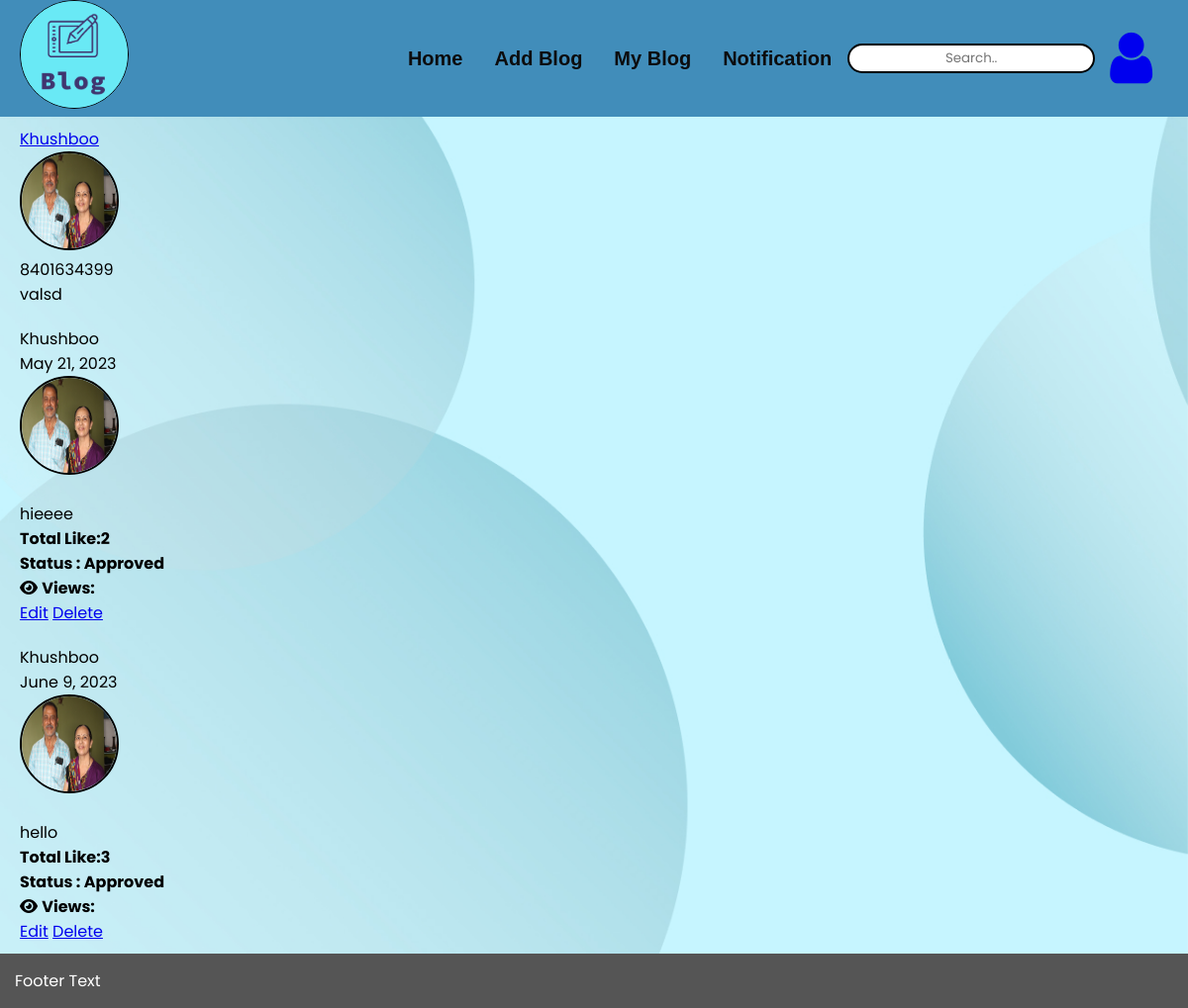
Before: /userApp/user_blog/ (signed in) with the older database file.
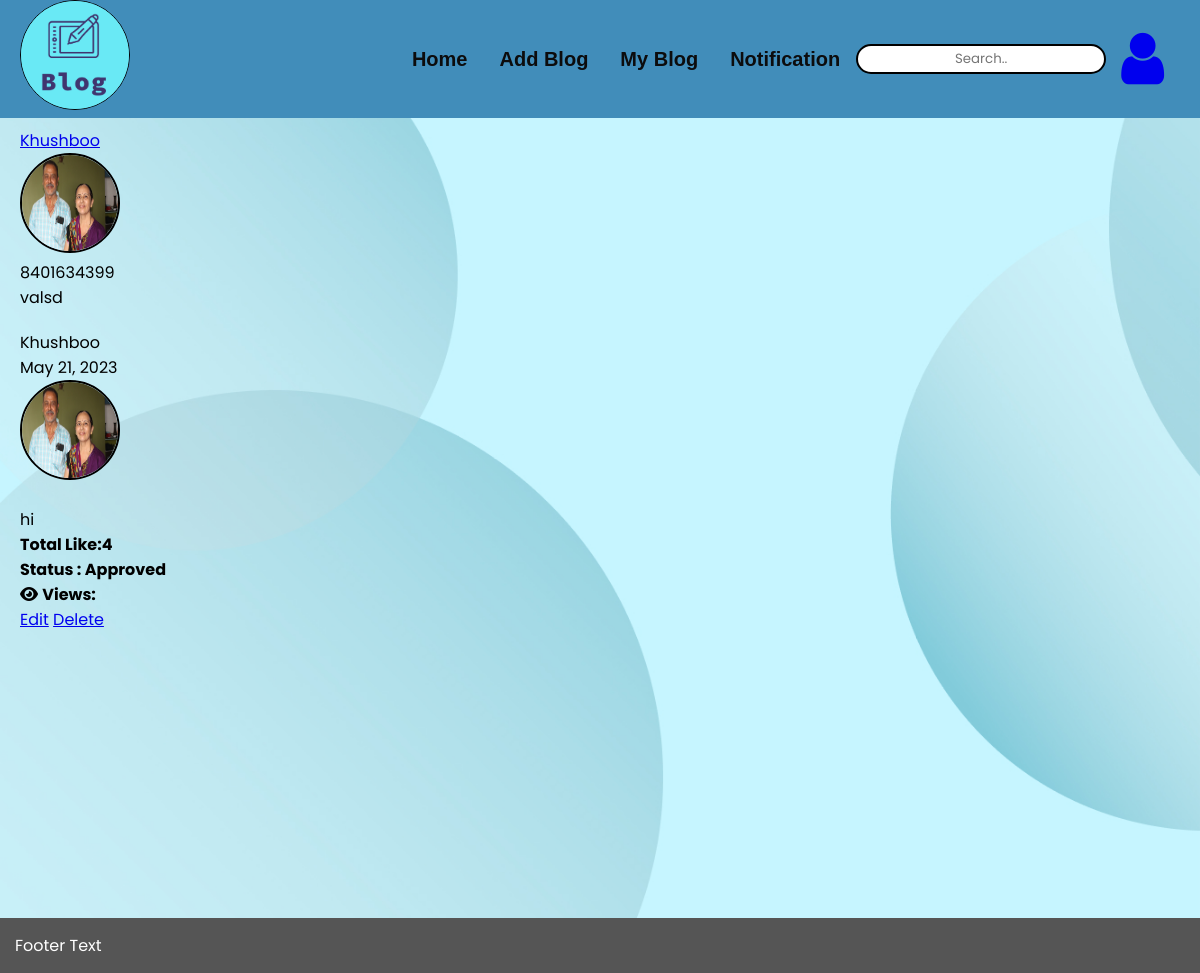
After: the same page with the newer database file.
### accountApp/models.py (models this page shows, shortened)
class Profile(models.Model):
    user = models.OneToOneField(User,on_delete = models.CASCADE)
    mobileno = models.CharField(max_length= 11)
    avatar = models.ImageField(upload_to = 'avatars/')
    location = models.CharField(max_length = 200)
    birth_date = models.DateField(null= True)
    bio = models.TextField(max_length = 500, blank=True)

### blogmanageApp/models.py (models this page shows, shortened)
@python_2_unicode_compatible
class Post(models.Model):
    title = models.CharField(max_length= 200)
    title_tag = models.CharField(max_length= 200)
    author = models.ForeignKey(User, on_delete = models.CASCADE)
    tag = models.ManyToManyField(Tag)
    body = RichTextField(blank = True, null = True)
    post_date = models.DateField(auto_now_add= True)
    Category = models.ForeignKey(Category, on_delete = models.CASCADE)
    like = models.ManyToManyField(User,related_name= 'likes')
    status = models.BooleanField( default = False , null = True)
    hit_count_generic = GenericRelation(HitCount, object_id_field='object_pk',related_query_name='hit_count_generic_relation')

### userApp/views.py (the view)
# urls.py: path('user_blog/',views.userblog_view, name = 'user_blog'),
@login_required(login_url= 'login')
def userblog_view(request):
    id = request.session['id']
    post = Post.objects.filter(author = id)
    return render(request,'userApp/user_blog.html',{'post': post})

### userApp/templates/userApp/user_blog.html (shortened to what this page needs)
{% extends 'userApp/base.html' %}
{% load hitcount_tags %}
{% block content %}
<div class="container text-center">
  <div class="row">
    <div class="col-sm-3 well">
      <div class="">
        <p><a href="{% url 'update' %}">{{ user.first_name }}</a></p>
        <img src="../media/{{ user.profile.avatar }} " class="img-circle" height="65" width="65" alt="{{ user.first_name }}">
      </div>
      <p>{{ user.profile.mobileno }}</p>
      <p>{{ user.profile.location }}</a></p>
    </div>
    <div class="col-sm-7">
      {% for post in post  %}
      <div class="row" id ="blogdetail{{post.id}}">
        <div class="col-sm-3">
          <div class="well">
           <p>{{ post.author.first_name }} </p>
           <p>{{ post.post_date}}</p>
           <img src="../media/{{ post.author.profile.avatar }}" class="img-circle" height="55" width="55" alt="Avatar">
          </div>
        </div>
        <div class="col-sm-9">
          <div class="well text-left">
            <p>{{ post.title}}</p>
          <span><b>Total Like:{{ post.like.count   }}</b></span></p>
          {% if post.status == False %}
          <span><b>Status : Pending....</b></span>
          {% else %}
          <span><b>Status : Approved</b></span>
          {% endif %}
          <p>    <i class="fas fa-eye"></i>
            <b>Views: {% get_hit_count for post %} </b></p>
        <a class="btn btn-success" href="{% url 'update_blog' post.id  %}" >Edit</a>
        <a href="#" class="delete btn btn-success" id=deletebtn{{post.id}} data={{post.id}}> Delete</a>
          </div>
        </div>
      </div>
    {% endfor %}
    </div>
  </div>
</div>
{% endblock %}

### userApp/templates/userApp/base.html (shortened to what this page needs)
<!DOCTYPE html>
{% load i18n %}
<html lang="en">
<head>
  {% load static %}
  <link rel="stylesheet" href="{% static 'css/base.css'%}">
  <link rel="stylesheet" href="{% static 'css/full_blog.css'%}">
  <link rel="stylesheet" href="https://cdnjs.cloudflare.com/ajax/libs/font-awesome/4.7.0/css/font-awesome.min.css">
</head>
<body>
<nav class="navbar navbar-inverse">
  <div class="container-fluid">
    <div class="navbar-header">
      {%load static%}
      <a class="navbar-brand" href="{% url 'login' %}"><img class="img" src="{% static 'logo.png' %}"></a>
    </div>
    <div class="collapse navbar-collapse" id="myNavbar">
      <div class="pars">
      <ul class="nav navbar-nav">
        <li class="active"><a href="{% url 'login' %}">Home</a></li>
        <li><a href="{% url 'blog' %}">Add Blog</a></li>
        <li><a href="{% url 'user_blog' %}">My Blog</a></li>
        <li><a href="{% url 'notification' %}">Notification</a></li>
        <input type="text" class="form-control" id ="search" placeholder="Search..">
      </ul>
    </div>
    <a href="javascript:void(0);" class="icon" onclick="myFunction()">
      <i class="fa fa-user fa-3x"></i>
    </a>
  </div>
  </div>
</nav>
{% block content %}
{% endblock %}
<footer class="text-center">
  <p>Footer Text</p>
</footer>
</body>
</html>

### userApp/static/css/base.css (style rules this page uses)
* { margin: 0; padding: 0; box-sizing: border-box; font-family: poppins; }
.container-fluid, #myNavbar, .nav { display: flex; text-decoration: none; justify-content: space-around; align-items: center; background-color: #418dba; font-size: 20px; }
.container-fluid { padding: 0px 20px; justify-content: space-between; width: 100%; }
li a { display: block; color: rgb(12, 12, 13); padding: 14px 16px; text-decoration: none; background-color: #418dba; font-weight: bold; font-family: 'Trebuchet MS', 'Lucida Sans Unicode', 'Lucida Grande', 'Lucida Sans', Arial, sans-serif; }
.form-control { border: none; border: 2px solid black; border-radius: 20px; width: 250px; height: 30px; text-align: center; }
ul { list-style: none; }
.img { border-radius: 50%; width: 110px; height: 110px; border: 1px solid black; }
.collapse { color: rgb(0, 0, 0); padding: 14px 16px; font-size: 17px; display: block; }
.pars { justify-content: end; margin-right: 15px; }

### userApp/static/css/full_blog.css (style rules this page uses)
.container { background-image: url(./Frame\ 9.jpg); background-size: cover; min-height: 100vh; position: relative; background-attachment: fixed; }
.well { padding: 10px 20px; min-width: 400px; }
.img-circle { height: 100px; width: 100px; border-radius: 50%; border: 2px solid black; }

### userApp/templates/userApp/base.html (style rules this page uses)
footer { background-color: #555; color: white; padding: 15px; }

Changed rows visible on the page:
no longer on this page (row edited): Post: author.first_name "Khushboo", post_date "June 9, 2023", author.profile.avatar (picture), title "hello", like.count "3", status "Status : Approved"
changed Post "Khushboo": title "hieeee" → "hi"; like.count "2" → "4"
